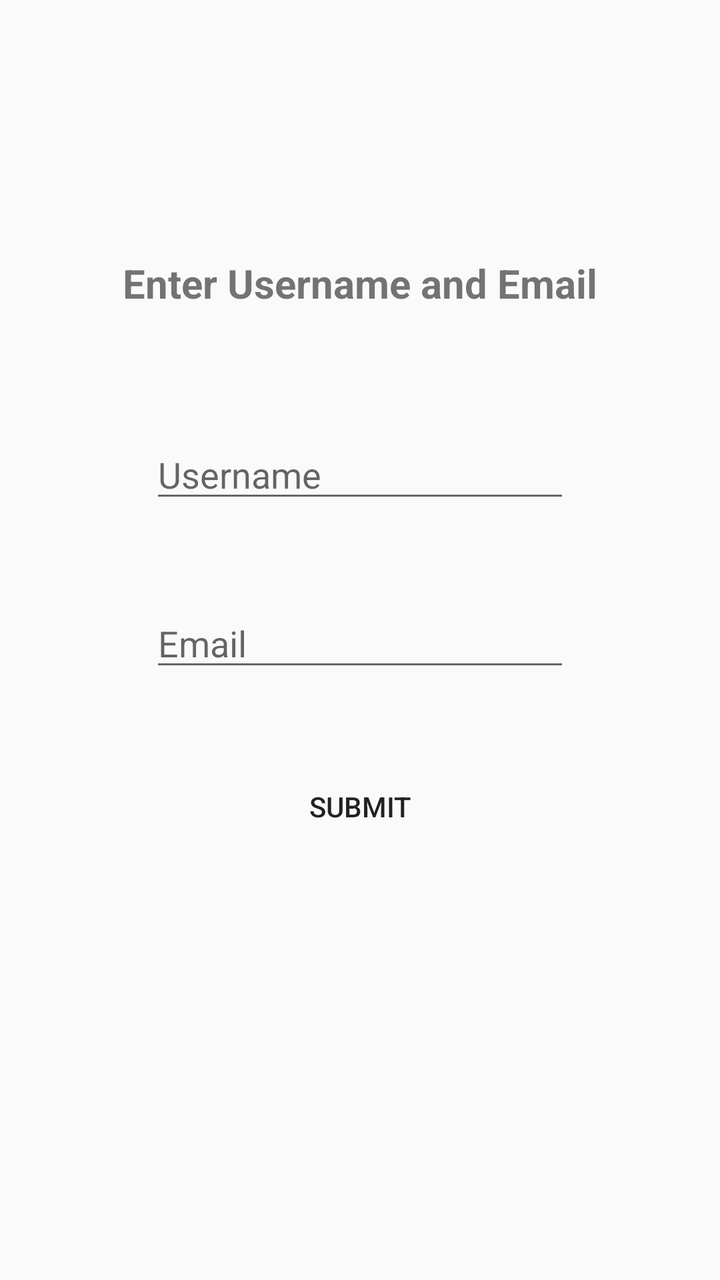
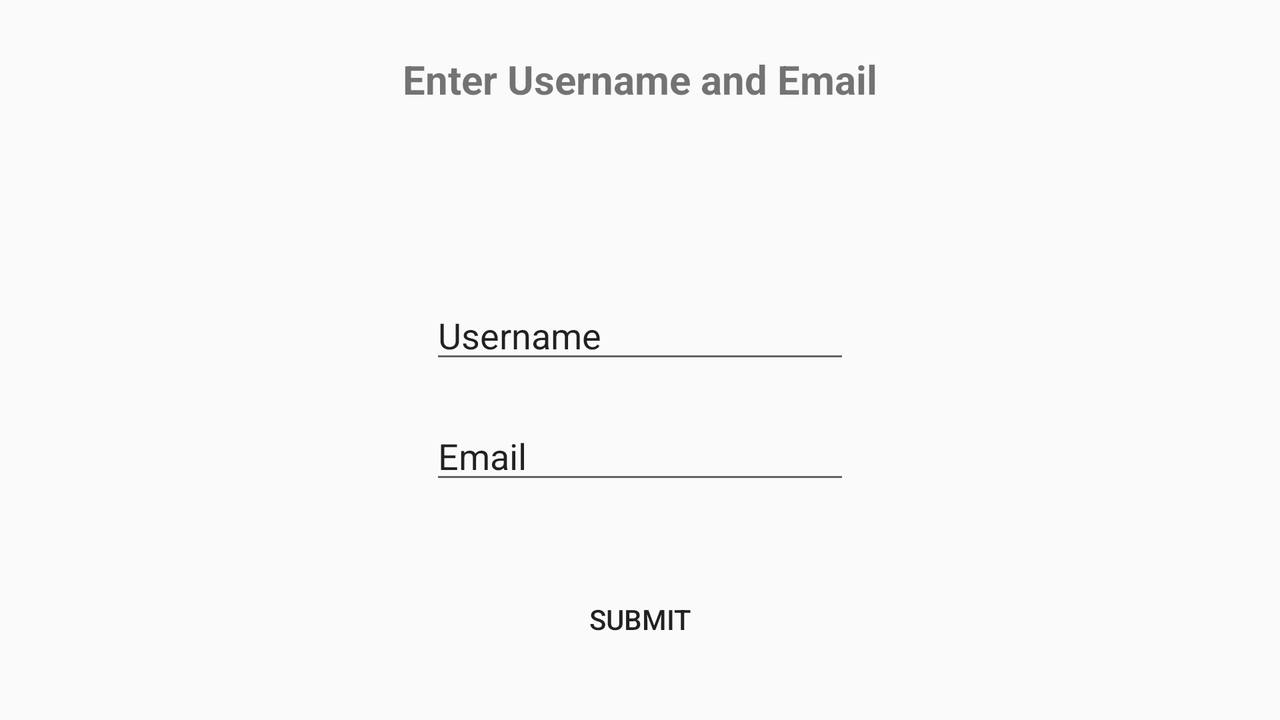

Compare how this app lays out the same screen by default and in its alternative resource folder. The renders come first, then the two layout files and the values they reference.
<!-- AndroidManifest.xml: application theme AppTheme -->
<!-- res/layout/activity_forgot_password.xml -->
<?xml version="1.0" encoding="utf-8"?>
<RelativeLayout xmlns:android="http://schemas.android.com/apk/res/android"
    android:layout_width="match_parent"
    android:layout_height="match_parent"
    xmlns:tools="http://schemas.android.com/tools"
    tools:context="com.example.Allstate.speakitvisualcommunication.Project.Allstate.speakitvisualcommunication.ForgotPassword">

    <Button
        android:id="@+id/button2"
        style="@style/Widget.AppCompat.Button.Borderless"
        android:layout_width="wrap_content"
        android:layout_height="wrap_content"
        android:text="Submit"
        android:layout_below="@+id/editText9"
        android:layout_centerHorizontal="true"
        android:layout_marginTop="80dp" />

    <EditText
        android:id="@+id/editText8"
        android:layout_width="wrap_content"
        android:layout_height="wrap_content"
        android:ems="10"
        android:inputType="textEmailAddress"
        android:hint="Email"
        android:layout_centerVertical="true"
        android:layout_centerHorizontal="true" />

    <EditText
        android:id="@+id/editText9"
        android:layout_width="wrap_content"
        android:layout_height="wrap_content"
        android:layout_marginBottom="43dp"
        android:ems="10"
        android:inputType="textPersonName"
        android:hint="Username"
        android:layout_above="@+id/editText8"
        android:layout_alignLeft="@+id/editText8"
        android:layout_alignStart="@+id/editText8" />

    <TextView
        android:id="@+id/textView"
        android:layout_width="wrap_content"
        android:layout_height="wrap_content"
        android:text="Enter Username and Email"
        android:textSize="20dp"
        android:textStyle="bold"
        android:layout_above="@+id/editText9"
        android:layout_centerHorizontal="true"
        android:layout_marginBottom="60dp" />

</RelativeLayout>
<!-- resources referenced by this layout -->
<resources>
  <style name="AppTheme" parent="Theme.AppCompat.Light.DarkActionBar">
          
          <item name="colorPrimary">@color/colorPrimary</item>
          <item name="colorPrimaryDark">@color/colorPrimaryDark</item>
          <item name="colorAccent">@color/colorAccent</item>
      </style>
  <color name="colorPrimary">#3eba64</color>
  <color name="colorPrimaryDark">#389e57</color>
  <color name="colorAccent">#FF4081</color>
</resources>
<!-- res/layout-land/activity_forgot_password.xml (the repository's variant of the layout above) -->
<!-- drawn on the phone turned sideways -->
<?xml version="1.0" encoding="utf-8"?>
<RelativeLayout xmlns:android="http://schemas.android.com/apk/res/android"
    android:layout_width="match_parent"
    android:layout_height="match_parent"
    xmlns:tools="http://schemas.android.com/tools"
    tools:context="project.allstate.speakitvisualcommunication.ForgotPassword">

    <Button
        android:id="@+id/button2"
        style="@style/Widget.AppCompat.Button.Borderless"
        android:layout_width="wrap_content"
        android:layout_height="wrap_content"
        android:text="Submit"
        android:layout_below="@+id/editText9"
        android:layout_centerHorizontal="true"
        android:layout_marginTop="80dp" />

    <EditText
        android:id="@+id/editText8"
        android:layout_width="wrap_content"
        android:layout_height="wrap_content"
        android:ems="10"
        android:inputType="textEmailAddress"
        android:text="Email"
        android:layout_alignParentBottom="true"
        android:layout_centerHorizontal="true"
        android:layout_marginBottom="113dp" />

    <EditText
        android:id="@+id/editText9"
        android:layout_width="wrap_content"
        android:layout_height="wrap_content"
        android:ems="10"
        android:inputType="textPersonName"
        android:text="Username"
        android:layout_above="@+id/editText8"
        android:layout_alignStart="@+id/editText8"
        android:layout_marginBottom="19dp" />

    <TextView
        android:id="@+id/textView"
        android:layout_width="wrap_content"
        android:layout_height="wrap_content"
        android:text="Enter Username and Email"
        android:textSize="20dp"
        android:textStyle="bold"
        android:layout_alignParentTop="true"
        android:layout_centerHorizontal="true"
        android:layout_marginTop="26dp" />

</RelativeLayout>
